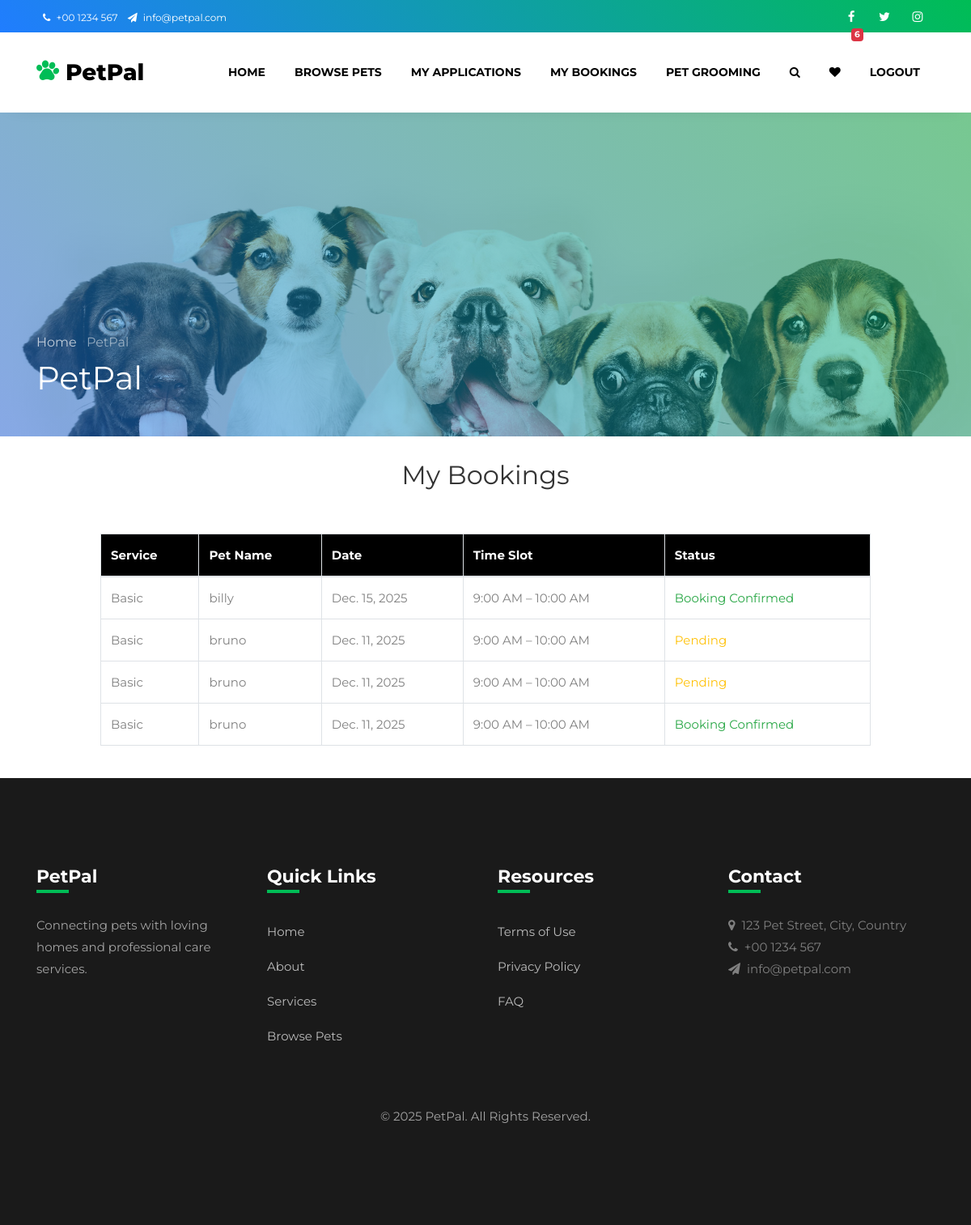
The page /groomingpet/my-bookings/ (signed in) on the database its author committed.
### groomingpet/models.py (models this page shows, shortened)
class Appointment(models.Model):
    SERVICE_CHOICES = [
        ('Basic', 'Basic'),
        ('Basic + Hygiene', 'Basic + Hygiene'),
        ('Essential', 'Essential'),
        ('Advance', 'Advance'),
        ('Haircut', 'Haircut'),
    ]
    adopter = models.ForeignKey(User, on_delete=models.CASCADE)
    service = models.CharField(max_length=50, choices=SERVICE_CHOICES)
    pet_name = models.CharField(max_length=50)
    pet_type = models.CharField(max_length=50)
    date = models.DateField()
    time_slot = models.CharField(max_length=50)
    created_at = models.DateTimeField(auto_now_add=True)
    payment_method = models.CharField(max_length=20, null=True, blank=True)  # "online" or "cod"
    order_id = models.CharField(max_length=100, null=True, blank=True)       # Razorpay order ID OR COD_ID
    amount = models.IntegerField(null=True, blank=True)                       # Total price
    is_paid = models.BooleanField(default=False)                              # Payment status
    is_cancelled = models.BooleanField(default=False)

### groomingpet/views.py (the view)
# urls.py: path('my-bookings/', views.MyBookingsView, name='my_bookings'),
def MyBookingsView(request):
    bookings = Appointment.objects.filter(adopter=request.user).order_by('-date', '-time_slot')
    return render(request, "my_bookings.html", {"bookings": bookings})

### adoption/context_processors.py (called while the page is built)
def wishlist_count(request):
    if request.user.is_authenticated:
        count = Wishlist.objects.filter(user=request.user).count()
    else:
        count = 0
    return {'favorites_count': count}

### users/context_processors.py (called while the page is built)
def user_role(request):
    if request.user.is_authenticated:
        try:
            profile = UserProfile.objects.get(user=request.user)
            return {'user_role': profile.role}
        except:
            return {'user_role': None}
    return {'user_role': None}

### templates/my_bookings.html
{% extends 'base.html' %}
{% block content %}
<h2 class="mt-4 text-center">My Bookings</h2>
<div class="container mt-4 p-4" style="max-width: 1000px;">
    <table class="table table-bordered">
        <thead style="background-color: black; color: white;">
            <tr>
                <th>Service</th>
                <th>Pet Name</th>
                <th>Date</th>
                <th>Time Slot</th>
                <th>Status</th>
            </tr>
        </thead>
        <tbody>
        {% for booking in bookings %}
            <tr>
                <td>{{ booking.service }}</td>
                <td>{{ booking.pet_name }}</td>
                <td>{{ booking.date }}</td>
                <td>{{ booking.time_slot }}</td>
                <td>
                    {% if booking.is_paid %}
                        <span class="text-success">Booking Confirmed</span>
                    {% else %}
                        <span class="text-warning">Pending</span>
                    {% endif %}
                </td>
            </tr>
        {% empty %}
            <tr><td colspan="5" class="text-center">No bookings yet.</td></tr>
        {% endfor %}
        </tbody>
    </table>
</div>
{% endblock %}

### templates/base.html (shortened to what this page needs)
<!DOCTYPE html>
{% load static %}
<html lang="en">
<head>
    <link rel="stylesheet" href="https://stackpath.bootstrapcdn.com/font-awesome/4.7.0/css/font-awesome.min.css">
    <link rel="stylesheet" href="{% static 'css/animate.css' %}">
    <link rel="stylesheet" href="{% static 'css/owl.carousel.min.css' %}">
    <link rel="stylesheet" href="{% static 'css/owl.theme.default.min.css' %}">
    <link rel="stylesheet" href="{% static 'css/magnific-popup.css' %}">
    <link rel="stylesheet" href="{% static 'css/bootstrap-datepicker.css' %}">
    <link rel="stylesheet" href="{% static 'css/jquery.timepicker.css' %}">
    <link rel="stylesheet" href="{% static 'css/flaticon.css' %}">
    <link rel="stylesheet" href="{% static 'css/style.css' %}">
</head>
<body>
    <div class="wrap">
        <div class="container">
            <div class="row">
                <div class="col-md-6 d-flex align-items-center">
                    <p class="mb-0 phone pl-md-2">
                        <a href="#" class="mr-2"><span class="fa fa-phone mr-1"></span> +00 1234 567</a>
                        <a href="#"><span class="fa fa-paper-plane mr-1"></span> info@petpal.com</a>
                    </p>
                </div>
                <div class="col-md-6 d-flex justify-content-md-end">
                    <div class="social-media">
                        <p class="mb-0 d-flex">
                            <a href="#" class="d-flex align-items-center justify-content-center"><span class="fa fa-facebook"></span></a>
                            <a href="#" class="d-flex align-items-center justify-content-center"><span class="fa fa-twitter"></span></a>
                            <a href="#" class="d-flex align-items-center justify-content-center"><span class="fa fa-instagram"></span></a>
                        </p>
                    </div>
                </div>
            </div>
        </div>
    </div>
<nav class="navbar navbar-expand-lg navbar-dark ftco_navbar bg-dark ftco-navbar-light" id="ftco-navbar">
    <div class="container">
        <a class="navbar-brand" href="{% url 'home' %}"><span class="flaticon-pawprint-1 mr-2"></span>PetPal</a>
        <div class="collapse navbar-collapse" id="ftco-nav">
            <ul class="navbar-nav ml-auto">
                {% if user.is_authenticated %}
                    {% if user.is_superuser %}
                        <li class="nav-item"><a class="nav-link" href="{% url 'home' %}">Dashboard</a></li>
                        <li class="nav-item"><a class="nav-link" href="{% url 'pets:add_pet' %}">Add Pet</a></li>
                        <li class="nav-item"><a class="nav-link" href="{% url 'pets:manage_pets' %}">Manage Pets</a></li>
                        <li class="nav-item"><a class="nav-link" href="{% url 'adoption:admin_requests' %}">Adoption Requests</a></li>
                        <li class="nav-item"><a class="nav-link" href="{% url 'users:logout' %}">Logout</a></li>
                    {% elif user.userprofile.role == 'adopter' %}
                        <li class="nav-item"><a class="nav-link" href="{% url 'home' %}">Home</a></li>
                        <li class="nav-item"><a class="nav-link" href="{% url 'adoption:browse_pets' %}">Browse Pets</a></li>
                        <li class="nav-item"><a class="nav-link" href="{% url 'adoption:my_applications' %}">My Applications</a></li>
                        <li class="nav-item"><a class="nav-link" href="{% url 'groomingpet:my_bookings' %}">My Bookings</a></li>
                        <li class="nav-item"><a href="{% url 'groomingpet:services' %}" class="nav-link">Pet Grooming</a></li>
                        <li class="nav-item">
                            <a class="nav-link" data-toggle="collapse" href="#searchBar">
                                <i class="fa fa-search"></i>
                            </a>
                        </li>
                        <li class="nav-item position-relative">
                            <a class="nav-link" href="{% url 'adoption:wishlist' %}">
                                <i class="fa fa-heart"></i>
                                {% if favorites_count > 0 %}
                                    <span class="badge badge-danger" style="position:absolute; top:-5px; right:-10px;">{{ favorites_count }}</span>
                                {% endif %}
                            </a>
                        </li>
                        <li class="nav-item"><a class="nav-link" href="{% url 'users:logout' %}">Logout</a></li>
                    {% endif %}
                {% endif %}
            </ul>
        </div>
    </div>
</nav>
{% if request.path != '/' %}
<section class="hero-wrap hero-wrap-2" style="background-image: url('{% static "images/bg_2.jpg" %}');" data-stellar-background-ratio="0.5">
    <div class="overlay"></div>
    <div class="container">
        <div class="row no-gutters slider-text align-items-end">
            <div class="col-md-9 ftco-animate pb-5">
                <p class="breadcrumbs mb-2">
                    <span class="mr-2"><a href="{% url 'home' %}">Home </a></span>
                    <span>PetPal </span>
                </p>
                <h1 class="mb-0 bread">PetPal</h1>
            </div>
        </div>
    </div>
</section>
{% endif %}
    {% block content %}{% endblock %}
    <footer class="footer">
        <div class="container">
            <div class="row mb-5">
                <div class="col-md-6 col-lg-3 mb-4 mb-md-0">
                    <h2 class="footer-heading">PetPal</h2>
                    <p>Connecting pets with loving homes and professional care services.</p>
                </div>
                <div class="col-md-6 col-lg-3 mb-4 mb-md-0">
                    <h2 class="footer-heading">Quick Links</h2>
                    <ul class="list-unstyled">
                        <li><a href="{% url 'home' %}" class="py-2 d-block">Home</a></li>
                        <li><a href="{% url 'home' %}#about" class="py-2 d-block">About</a></li>
                        <li><a href="#" class="py-2 d-block">Services</a></li>
                        <li><a href="#" class="py-2 d-block">Browse Pets</a></li>
                    </ul>
                </div>
                <div class="col-md-6 col-lg-3 mb-4 mb-md-0">
                    <h2 class="footer-heading">Resources</h2>
                    <ul class="list-unstyled">
                        <li><a href="#" class="py-2 d-block">Terms of Use</a></li>
                        <li><a href="#" class="py-2 d-block">Privacy Policy</a></li>
                        <li><a href="#" class="py-2 d-block">FAQ</a></li>
                    </ul>
                </div>
                <div class="col-md-6 col-lg-3 mb-4 mb-md-0">
                    <h2 class="footer-heading">Contact</h2>
                    <ul class="list-unstyled">
                        <li><span class="fa fa-map-marker mr-2"></span>123 Pet Street, City, Country</li>
                        <li><span class="fa fa-phone mr-2"></span>+00 1234 567</li>
                        <li><span class="fa fa-paper-plane mr-2"></span>info@petpal.com</li>
                    </ul>
                </div>
            </div>
            <div class="row">
                <div class="col-md-12 text-center">
                    <p>&copy; 2025 PetPal. All Rights Reserved.</p>
                </div>
            </div>
        </div>
    </footer>
</body>
</html>

### rows shown on the page
Appointment: service "Basic", pet_name "billy", date "Dec. 15, 2025", time_slot "9:00 AM – 10:00 AM", is_paid "Booking Confirmed"
Appointment: service "Basic", pet_name "bruno", date "Dec. 11, 2025", time_slot "9:00 AM – 10:00 AM", is_paid "Pending"
Appointment: service "Basic", pet_name "bruno", date "Dec. 11, 2025", time_slot "9:00 AM – 10:00 AM", is_paid "Pending"
Appointment: service "Basic", pet_name "bruno", date "Dec. 11, 2025", time_slot "9:00 AM – 10:00 AM", is_paid "Booking Confirmed"

### other values the page prints
{{ favorites_count }} "6"
